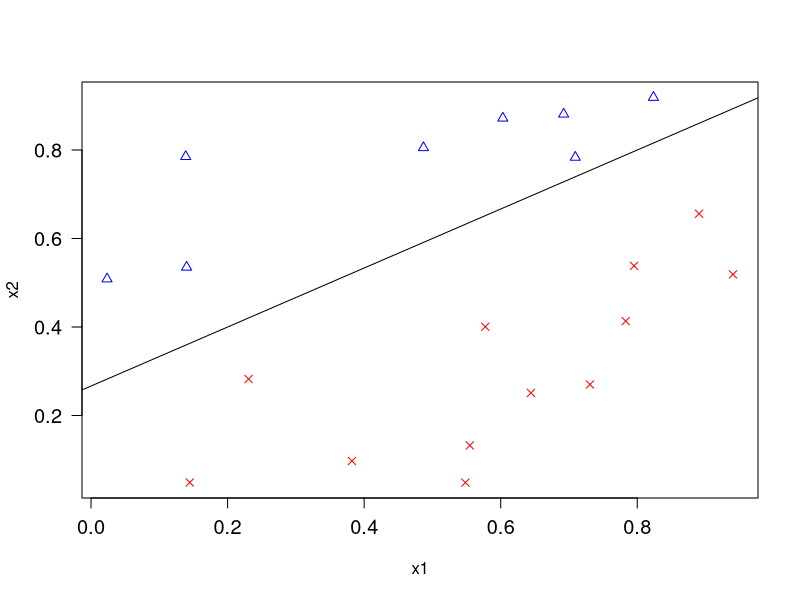
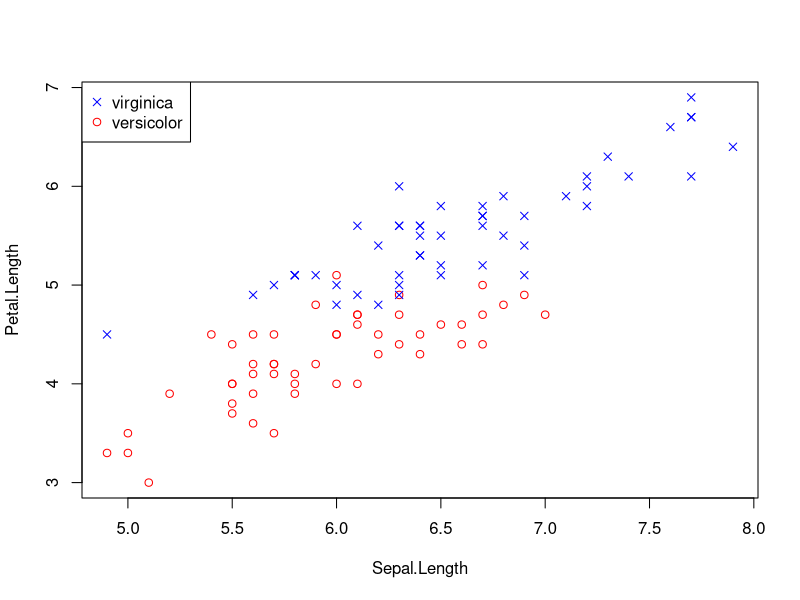
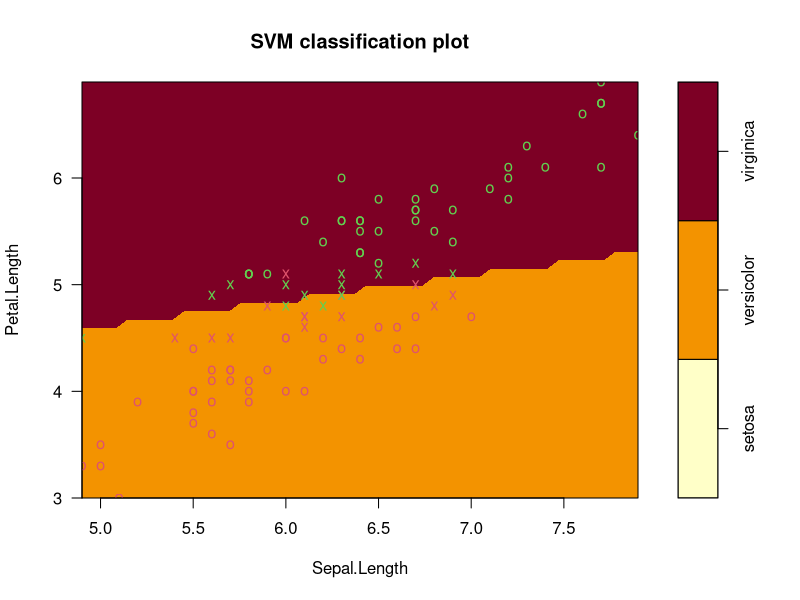
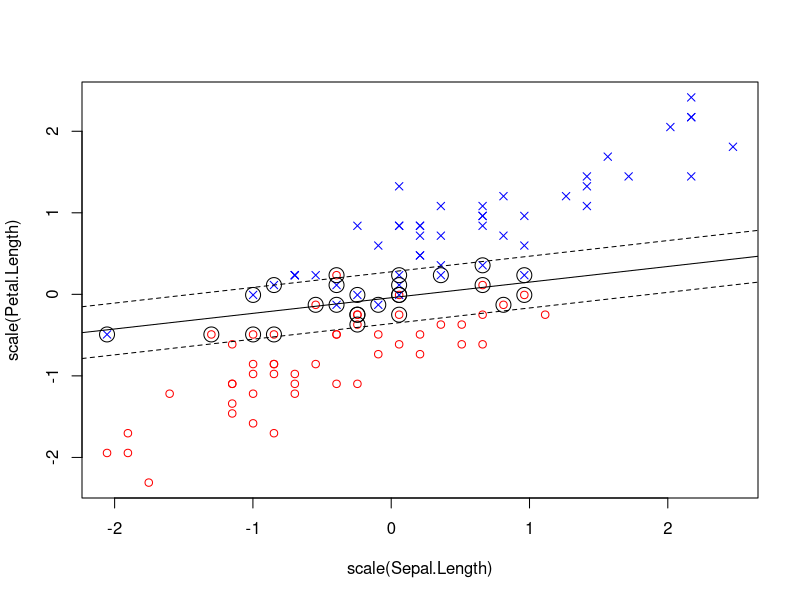

The R source for these figures, in order:
#create hyperplane
n = 20
set.seed(524) 
x = matrix(runif(n*2),nc=2)
y = rep(-1, n)
y[which(-.8-2*x[,1]+3*x[,2]>0)] = 1

mycol = rep("red", 20)
mycol[which(y==1)] = "blue"
plot(x, pch = 3-y, col = mycol, las=1, cex.axis=1.2, xlab="x1", ylab = "x2")
abline(coef=c(.8/3,2/3)) #hyperplane, -.8 - 2*x1 + 3*x2 = 0, under line is less than zero, above line is greater than zero

#support vector classifier for iris data
summary(iris)
my.iris = iris[which(iris$Species != "setosa"),]
attach(my.iris)

my.col = rep("red",100)
my.col[which(Species=="virginica")] = "blue" 
my.pch = rep(21,100)
my.pch[which(Species=="virginica")] = 4

plot(Sepal.Length,Petal.Length,col = my.col, pch = my.pch)
legend("topleft",legend=c("virginica","versicolor"),col=c("blue","red"),pch=c(4,21))

library(e1071)
svmfit = svm(Species~Sepal.Length+Petal.Length, kernel="linear", cost=1, type="C-classification")
summary(svmfit)
svmfit$SV
dim(svmfit$SV)

my.iris = data.frame(my.iris)
#built in plot function
plot(svmfit,data=my.iris,Petal.Length~Sepal.Length)
#perhaps better plot
plot(scale(Sepal.Length),scale(Petal.Length),col=my.col,pch=my.pch)
b = svmfit$rho #beta_0
w = colSums(svmfit$coefs[,1]*svmfit$SV) # beta_1, ... beta_p

#draw the lines
abline(b/w[2],-w[1]/w[2]) # support vector classifier
                                # y intercept, slope
abline((b+1)/w[2],-w[1]/w[2],lty=2) #margins
abline((b-1)/w[2],-w[1]/w[2],lty=2)

#hightlight the support vectors
points(svmfit$SV,cex=2)


#predicted classifications of training data
svmfit$fitted

#confusion matrix
table(svmfit$fitted,Species)
#fitted values are rows, true species are listed in columns

#see if can do better that 4+3 errors, by trying different values of cost parameter
#10-fold cross validation
tune.out = tune(svm,Species~Sepal.Length+Petal.Length, kernel="linear",type="C-classification",ranges=list(cost=c(.001,.01,.1,1,5,10,100)))
summary(tune.out)

my.best = tune.out$best.model
summary(my.best)

table(my.best$fitted, Species)

#in lecture "Technical details of the maximal margin classifier"
#For more information about solving this optimization problem using Lagrange multipliers, 
#see p. 420 of The Elements of Statistical Learning by Hastie, Tibshirani, and Friedman.

